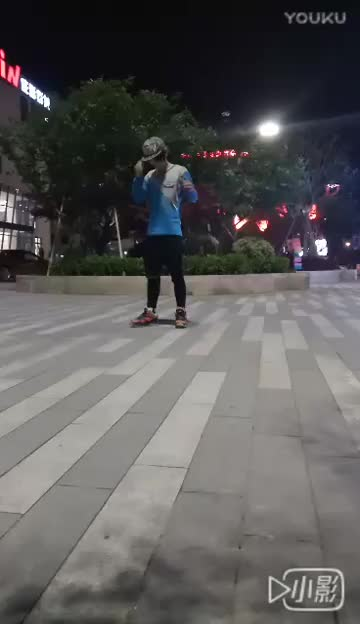
#> input picture opencv/image/000.jpg, 360 x 624 px
$ python mycv2.py
#> lines starting #> are read from the running program, lines starting #| are printed output that depends on the picture
#> further down, src is the input picture: shape (624, 360, 3); mean B, G, R 89, 89.1, 90.5
import cv2 as cv


def access_pixels(image):
    height = image.shape[0]
#> height = 624
    width = image.shape[1]
#> width = 360
    channels = image.shape[2]
#> channels = 3
    for row in range(height):
        for col in range(width):
            for c in range(channels):
                pv = image[row, col, c]
                image[row, col, c] = 255 - pv
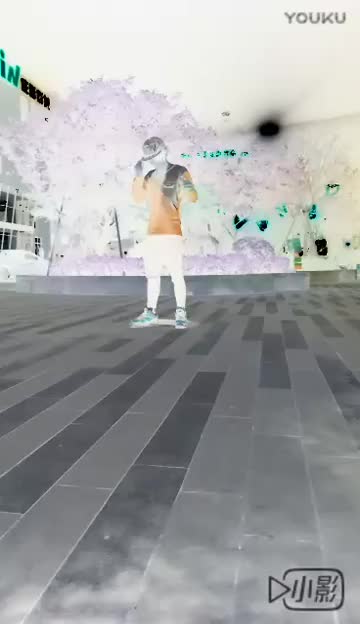
#> image: shape (624, 360, 3); mean B, G, R 166, 165.9, 164.5
    cv.imshow("pixel demo", image)


src = cv.imread("image/000.jpg")
cv.namedWindow("jpg", cv.WINDOW_AUTOSIZE)
cv.imshow("init", src)
access_pixels(src)
cv.waitKey(0)
cv.destroyAllWindows()
print("hello")
